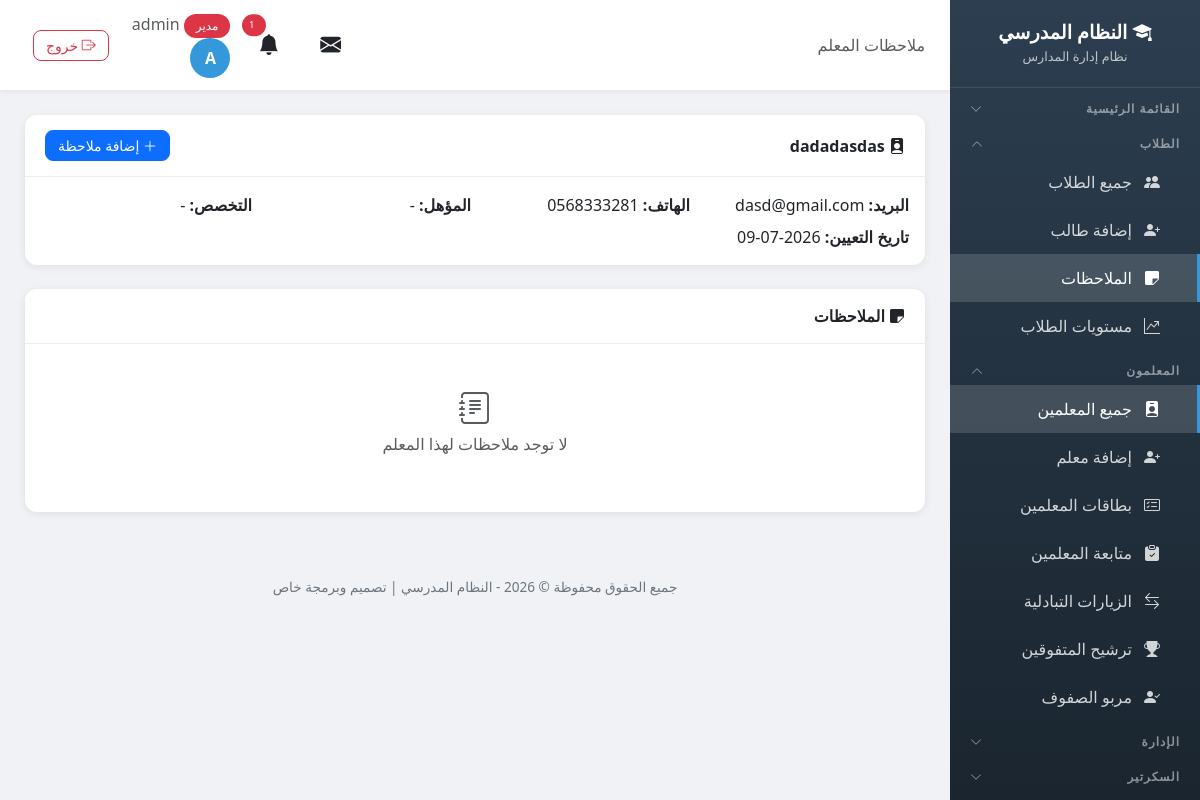
The page /teachers/1/notes/ (signed in) on the database its author committed.
### school/models.py (models this page shows, shortened)
class Profile(models.Model):
    ROLE_CHOICES = [
        ('admin', 'مدير'),
        ('vice_principal', 'نائب مدير'),
        ('secretary', 'سكرتير'),
        ('teacher', 'معلم'),
        ('student', 'طالب'),
    ]
    user = models.OneToOneField(User, on_delete=models.CASCADE, related_name='profile')
    role = models.CharField('الدور', max_length=20, choices=ROLE_CHOICES, default='student')
    phone = models.CharField('رقم الهاتف', max_length=20, blank=True)

class Teacher(models.Model):
    user = models.OneToOneField(User, on_delete=models.CASCADE, related_name='teacher_profile')
    full_name = models.CharField('الاسم الكامل', max_length=200)
    email = models.EmailField('البريد الإلكتروني', blank=True)
    phone = models.CharField('رقم الهاتف', max_length=20, blank=True)
    id_number = models.CharField('رقم الهوية', max_length=50, blank=True, help_text='رقم هوية المعلم الوطني')
    hire_date = models.DateField('تاريخ التعيين', null=True, blank=True)
    birth_date = models.DateField('تاريخ الميلاد', null=True, blank=True)
    qualification = models.CharField('المؤهل العلمي', max_length=200, blank=True, help_text='مثال: بكالوريوس، ماجستير، دكتوراه')
    specialization = models.CharField('التخصص', max_length=200, blank=True, help_text='مثال: رياضيات، فيزياء، لغة عربية')
    classes = models.ManyToManyField(Class, verbose_name='الصفوف', blank=True, related_name='teachers')
    subjects = models.ManyToManyField(Subject, verbose_name='المواد', blank=True, related_name='teachers')
    created_at = models.DateTimeField('تاريخ الإضافة', auto_now_add=True)
    class Meta:
        verbose_name = 'معلم'
        verbose_name_plural = 'المعلمون'

### school/views.py (the view)
# urls.py: path('teachers/<int:teacher_id>/notes/', views.teacher_notes, name='teacher_notes'),
@login_required
def teacher_notes(request, teacher_id):
    if request.user.profile.role != 'admin':
        messages.error(request, 'ليس لديك صلاحية للوصول إلى هذه الصفحة')
        return redirect('dashboard')
    teacher = get_object_or_404(Teacher, id=teacher_id)
    notes = TeacherNote.objects.filter(teacher=teacher).select_related('created_by').order_by('-created_at')
    return render(request, 'school/teacher_notes.html', {'teacher': teacher, 'notes': notes})

### templates/school/teacher_notes.html (shortened to what this page needs)
{% extends 'school/base.html' %}
{% block page_heading %}ملاحظات المعلم{% endblock %}
{% block content %}
<div class="card mb-4">
    <div class="card-header d-flex justify-content-between align-items-center">
        <span><i class="bi bi-person-badge-fill"></i> {{ teacher.full_name }}</span>
        <a href="{% url 'add_teacher_note' teacher.id %}" class="btn btn-primary btn-sm"><i class="bi bi-plus-lg"></i> إضافة ملاحظة</a>
    </div>
    <div class="card-body">
        <div class="row g-2">
            <div class="col-md-3"><strong>البريد:</strong> {{ teacher.email|default:"-" }}</div>
            <div class="col-md-3"><strong>الهاتف:</strong> {{ teacher.phone|default:"-" }}</div>
            <div class="col-md-3"><strong>المؤهل:</strong> {{ teacher.qualification|default:"-" }}</div>
            <div class="col-md-3"><strong>التخصص:</strong> {{ teacher.specialization|default:"-" }}</div>
            <div class="col-md-3"><strong>تاريخ التعيين:</strong> {{ teacher.hire_date|date:"Y-m-d"|default:"-" }}</div>
        </div>
    </div>
</div>
<div class="card">
    <div class="card-header"><i class="bi bi-sticky-fill"></i> الملاحظات</div>
    <div class="card-body">
        {% if notes %}
        <div class="list-group">
            {% for note in notes %}
            <div class="list-group-item">
                <div class="d-flex justify-content-between">
                    <small class="text-muted">{{ note.created_at|date:"Y-m-d H:i" }}</small>
                    <small class="text-muted">بواسطة: {{ note.created_by.get_full_name|default:note.created_by.username }}</small>
                </div>
                <p class="mb-0 mt-1">{{ note.content }}</p>
            </div>
            {% endfor %}
        </div>
        {% else %}
        <p class="text-muted text-center py-4">
            <i class="bi bi-journal-text" style="font-size: 2rem;"></i><br>
            لا توجد ملاحظات لهذا المعلم
        </p>
        {% endif %}
    </div>
</div>
{% endblock %}

### templates/school/base.html (shortened to what this page needs)
<!DOCTYPE html>
<html lang="ar" dir="rtl">
<head>
    <link href="https://cdn.jsdelivr.net/npm/bootstrap@5.3.0/dist/css/bootstrap.min.css" rel="stylesheet">
    <link href="https://cdn.jsdelivr.net/npm/bootstrap@5.3.0/dist/css/bootstrap.rtl.min.css" rel="stylesheet">
    <link rel="stylesheet" href="https://cdn.jsdelivr.net/npm/bootstrap-icons@1.11.0/font/bootstrap-icons.css">
    <link href="https://cdn.jsdelivr.net/npm/select2@4.1.0-rc.0/dist/css/select2.min.css" rel="stylesheet" />
    <link href="https://cdn.jsdelivr.net/npm/select2-bootstrap-5-theme@1.3.0/dist/select2-bootstrap-5-theme.rtl.min.css" rel="stylesheet" />
    <link rel="stylesheet" href="https://unpkg.com/leaflet@1.9.4/dist/leaflet.css" />
</head>
<body>
    {% if user.is_authenticated %}
    <div class="sidebar" id="sidebar">
        <div class="brand">
            <h4><i class="bi bi-mortarboard-fill"></i> النظام المدرسي</h4>
            <small>نظام إدارة المدارس</small>
        </div>
        {% if user.is_authenticated %}
        <button class="nav-section nav-toggle" type="button" data-target="collapse-main" aria-expanded="false">
            <span>القائمة الرئيسية</span><i class="bi bi-chevron-down"></i>
        </button>
        {% if 'students_view' in user_perms or 'students_add' in user_perms or 'notes_view' in user_perms or 'levels_view' in user_perms %}
        <button class="nav-section nav-toggle" type="button" data-target="collapse-students" aria-expanded="false">
            <span>الطلاب</span><i class="bi bi-chevron-down"></i>
        </button>
        <div class="nav-collapse" id="collapse-students">
        {% endif %}
        {% if 'students_view' in user_perms %}
        <a href="{% url 'student_list' %}" class="nav-link {% if 'student' in request.resolver_match.url_name and 'add' not in request.resolver_match.url_name %}active{% endif %}">
            <i class="bi bi-people-fill"></i> جميع الطلاب
        </a>
        {% endif %}
        {% if 'students_add' in user_perms %}
        <a href="{% url 'add_student' %}" class="nav-link {% if request.resolver_match.url_name == 'add_student' %}active{% endif %}">
            <i class="bi bi-person-plus-fill"></i> إضافة طالب
        </a>
        {% endif %}
        {% if 'notes_view' in user_perms %}
        <a href="{% url 'note_list' %}" class="nav-link {% if 'note' in request.resolver_match.url_name %}active{% endif %}">
            <i class="bi bi-sticky-fill"></i> الملاحظات
        </a>
        {% endif %}
        {% if 'levels_view' in user_perms %}
        <a href="{% url 'student_level_list' %}" class="nav-link {% if 'level' in request.resolver_match.url_name %}active{% endif %}">
            <i class="bi bi-graph-up-arrow"></i> مستويات الطلاب
        </a>
        {% endif %}
        {% if 'students_view' in user_perms or 'students_add' in user_perms or 'notes_view' in user_perms or 'levels_view' in user_perms %}
        </div>
        {% endif %}
        {% if 'teachers_view' in user_perms or 'teachers_add' in user_perms or 'nominations_view' in user_perms or 'guardians_view' in user_perms %}
        <button class="nav-section nav-toggle" type="button" data-target="collapse-teachers" aria-expanded="false">
            <span>المعلمون</span><i class="bi bi-chevron-down"></i>
        </button>
        <div class="nav-collapse" id="collapse-teachers">
        {% endif %}
        {% if 'teachers_view' in user_perms %}
        <a href="{% url 'teacher_list' %}" class="nav-link {% if 'teacher' in request.resolver_match.url_name %}active{% endif %}">
            <i class="bi bi-person-badge-fill"></i> جميع المعلمين
        </a>
        {% endif %}
        {% if 'teachers_add' in user_perms %}
        <a href="{% url 'add_teacher' %}" class="nav-link {% if request.resolver_match.url_name == 'add_teacher' %}active{% endif %}">
            <i class="bi bi-person-plus-fill"></i> إضافة معلم
        </a>
        {% endif %}
        {% if 'teachers_view' in user_perms %}
        <a href="{% url 'teacher_cards_report' %}" class="nav-link {% if request.resolver_match.url_name == 'teacher_cards_report' %}active{% endif %}">
            <i class="bi bi-card-checklist"></i> بطاقات المعلمين
        </a>
        {% endif %}
        {% if 'teacher_followup_view' in user_perms %}
        <a href="{% url 'teacher_followups' %}" class="nav-link {% if 'followup' in request.resolver_match.url_name %}active{% endif %}">
            <i class="bi bi-clipboard-check-fill"></i> متابعة المعلمين
        </a>
        {% endif %}
        {% if 'reciprocal_visits_view' in user_perms and user.profile.role != 'teacher' %}
        <a href="{% url 'reciprocal_visit_list' %}" class="nav-link {% if 'reciprocal_visit' in request.resolver_match.url_name %}active{% endif %}">
            <i class="bi bi-arrow-left-right"></i> الزيارات التبادلية
        </a>
        {% endif %}
        {% if 'nominations_view' in user_perms %}
        <a href="{% url 'guardian_students' %}" class="nav-link {% if request.resolver_match.url_name == 'guardian_students' %}active{% endif %}">
            <i class="bi bi-trophy-fill"></i> ترشيح المتفوقين
        </a>
        {% endif %}
        {% if 'guardians_view' in user_perms %}
        <a href="{% url 'guardian_assign' %}" class="nav-link {% if request.resolver_match.url_name == 'guardian_assign' %}active{% endif %}">
            <i class="bi bi-person-check-fill"></i> مربو الصفوف
        </a>
        {% endif %}
        {% if 'teachers_view' in user_perms or 'teachers_add' in user_perms or 'nominations_view' in user_perms or 'guardians_view' in user_perms %}
        </div>
        {% endif %}
        {% if 'classes_view' in user_perms or 'subjects_view' in user_perms or 'announcements_view' in user_perms or 'agenda_view' in user_perms or 'leaves_view' in user_perms or 'lateness_view' in user_perms or 'meetings_view' in user_perms or 'supervisor_visits_view' in user_perms or 'inspection_visits_view' in user_perms or 'visit_program_view' in user_perms or 'absence_view' in user_perms or 'schedule_view' in user_perms or 'certificates_view' in user_perms or 'exams_view' in user_perms or 'survey_view' in user_perms %}
        <button class="nav-section nav-toggle" type="button" data-target="collapse-admin" aria-expanded="false">
            <span>الإدارة</span><i class="bi bi-chevron-down"></i>
        </button>
        {% endif %}
        {% if 'incoming_view' in user_perms or 'outgoing_view' in user_perms %}
        <button class="nav-section nav-toggle" type="button" data-target="collapse-secretary" aria-expanded="false">
            <span>السكرتير</span><i class="bi bi-chevron-down"></i>
        </button>
        {% endif %}
        {% if 'messages_view' in user_perms or 'messages_send' in user_perms %}
        <button class="nav-section nav-toggle" type="button" data-target="collapse-messages" aria-expanded="false">
        </button>
        {% endif %}
        {% endif %}
    </div>
    <div class="main-content">
        <div class="top-bar">
            <div>
                <span class="d-none d-md-inline text-muted">{% block page_heading %}{% endblock %}</span>
            </div>
            <div class="user-info">
                <div class="dropdown d-inline-block mx-2" id="messageBell">
                    <button class="btn btn-link text-reset position-relative p-1" type="button" data-bs-toggle="dropdown" aria-expanded="false" style="font-size: 1.3rem;">
                        <i class="bi bi-envelope-fill"></i>
                    </button>
                </div>
                <div class="dropdown d-inline-block mx-2" id="notificationBell">
                    <button class="btn btn-link text-reset position-relative p-1" type="button" data-bs-toggle="dropdown" aria-expanded="false" style="font-size: 1.3rem;">
                        <i class="bi bi-bell-fill"></i>
                        {% if unread_notifications_count > 0 %}
                        <span class="position-absolute top-0 start-100 translate-middle badge rounded-pill bg-danger" style="font-size: 0.6rem;">
                            {{ unread_notifications_count }}
                        </span>
                        {% endif %}
                    </button>
                </div>
                <a href="{% url 'my_account' %}" class="text-decoration-none text-reset">
                    <span class="text-muted d-none d-sm-inline">
                        <span class="badge bg-{% if user.profile.role == 'admin' %}danger{% elif user.profile.role == 'teacher' %}success{% else %}info{% endif %}">
                            {{ user.profile.get_role_display }}
                        </span>
                        {{ user.first_name|default:user.username }}
                    </span>
                    <div class="avatar">{{ user.first_name|first|default:user.username|first|upper }}</div>
                </a>
                <a href="{% url 'logout' %}" class="btn btn-sm btn-outline-danger ms-2" title="تسجيل الخروج">
                    <i class="bi bi-box-arrow-right"></i> <span class="d-none d-sm-inline">خروج</span>
                </a>
            </div>
        </div>
        <div class="page-content">
            {% block content %}{% endblock %}
        </div>
        <div class="footer no-print">
            <p>جميع الحقوق محفوظة &copy; {% now "Y" %} - النظام المدرسي | تصميم وبرمجة خاص</p>
        </div>
    </div>
    {% endif %}
</body>
</html>

### rows shown on the page
Teacher: full_name "dadadasdas", email "dasd@gmail.com", phone "0568333281", qualification "-", specialization "-", hire_date "2026-07-09"

### other values the page prints
{{ unread_notifications_count }} "1"
{{ user.profile.get_role_display }} "مدير"
{{ user.first_name|default:user.username }} "admin"
{{ user.first_name|first|default:user.username|first|upper }} "A"
